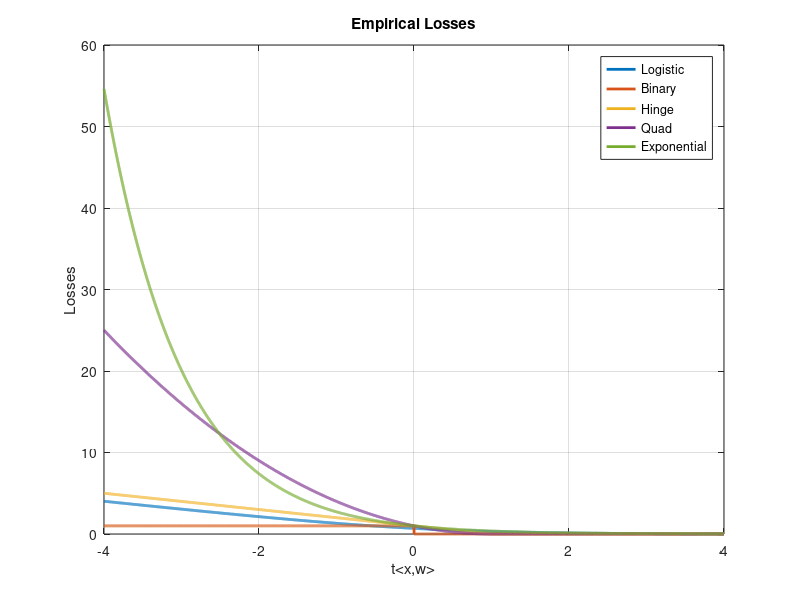

This chart was generated by the following MATLAB code:
% -- Losses

dot_product = -4:0.001:4;
[a,D] = size(dot_product);

% logistic loss
for i = 1:D
    logistic_i(i) = log(1 + exp(-1 * dot_product(i)));
end
figure
l = plot(dot_product, logistic_i,'linewidth',2);
hold on 

% binary loss
for i = 1:D
    if dot_product(i) <= 0
        binary_i(i) = 1;
    else
        binary_i(i) = 0;
    end
end
b = plot(dot_product, binary_i,'linewidth',2);
hold on

% hinge loss
for i = 1:D
    hinge_i(i) = max(0,1 - dot_product(i));
end
h = plot(dot_product, hinge_i,'linewidth',2);
hold on

% quad loss
for i = 1:D
    quad_i(i) = (max(0,1 - dot_product(i)))^2;
end
q = plot(dot_product, quad_i,'linewidth',2);
hold on

% exp loss
for i = 1:D
    exponential_i(i) = exp(-1 * dot_product(i));
end
l = plot(dot_product, exponential_i,'linewidth',2);
hold on 

% plot
grid;
%ylim([0 4])
legend( 'Logistic', 'Binary', 'Hinge', 'Quad', 'Exponential')
ylabel('Losses'); 
xlabel('t<x,w>'); 
title('Empirical Losses');
hold off
print -depsc loss3comp
